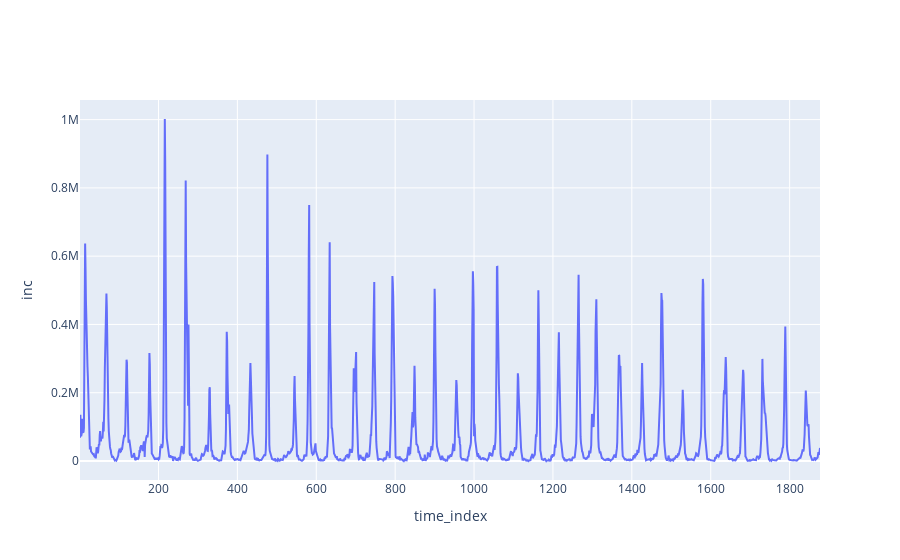

The cell this chart's notebook holds for it:
### Code cell
# Read french-flu data
data = branchpro.DatasetLibraryAPI().french_flu()

french_flu_plot = branchpro.IncidenceNumberPlot()
french_flu_plot.add_simulation(data, time_key='time_index', inc_key='inc')
french_flu_plot.show_figure()

### Figure 1 — Plotly figure (JSON) as saved in the notebook; plotly's stock layout.template omitted (floating-point values rounded to 4 significant figures; data arrays with more than 128 entries replaced by an {"elided": "..."} marker saying what was removed)
{"data": [{"mode": "lines", "name": "Simulation", "type": "scatter", "x": {"elided": "1877 int values"}, "y": {"elided": "1877 int values"}}], "layout": {"hovermode": "x unified", "xaxis": {"title": {"text": "time_index"}}, "yaxis": {"title": {"text": "inc"}}}}
